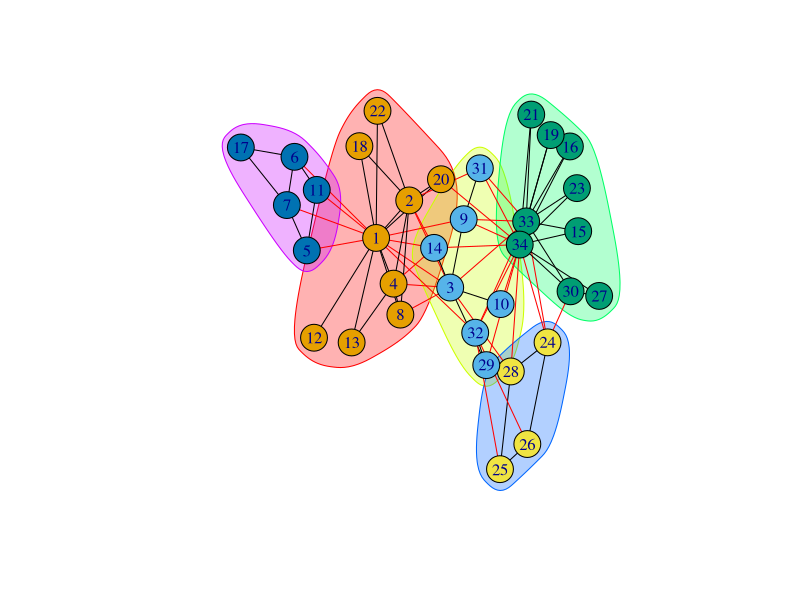

Recreate this plot in R.
library(igraph)


### Name: membership
### Title: Functions to deal with the result of network community detection
### Aliases: membership communities algorithm crossing cutat merges sizes
###   cut_at is.hierarchical print.communities plot.communities
###   length.communities as.dendrogram.communities as.hclust.communities
###   code_len asPhylo asPhylo.communities showtrace code.length as_phylo
###   as_phylo.communities show_trace is_hierarchical print.communities
###   modularity.communities length.communities sizes algorithm merges
###   crossing code_len is_hierarchical as.dendrogram.communities
###   as.hclust.communities as_phylo as_phylo.communities cut_at show_trace
###   plot.communities
### Keywords: graphs

### ** Examples


karate <- make_graph("Zachary")
wc <- cluster_walktrap(karate)
modularity(wc)
membership(wc)
plot(wc, karate)
